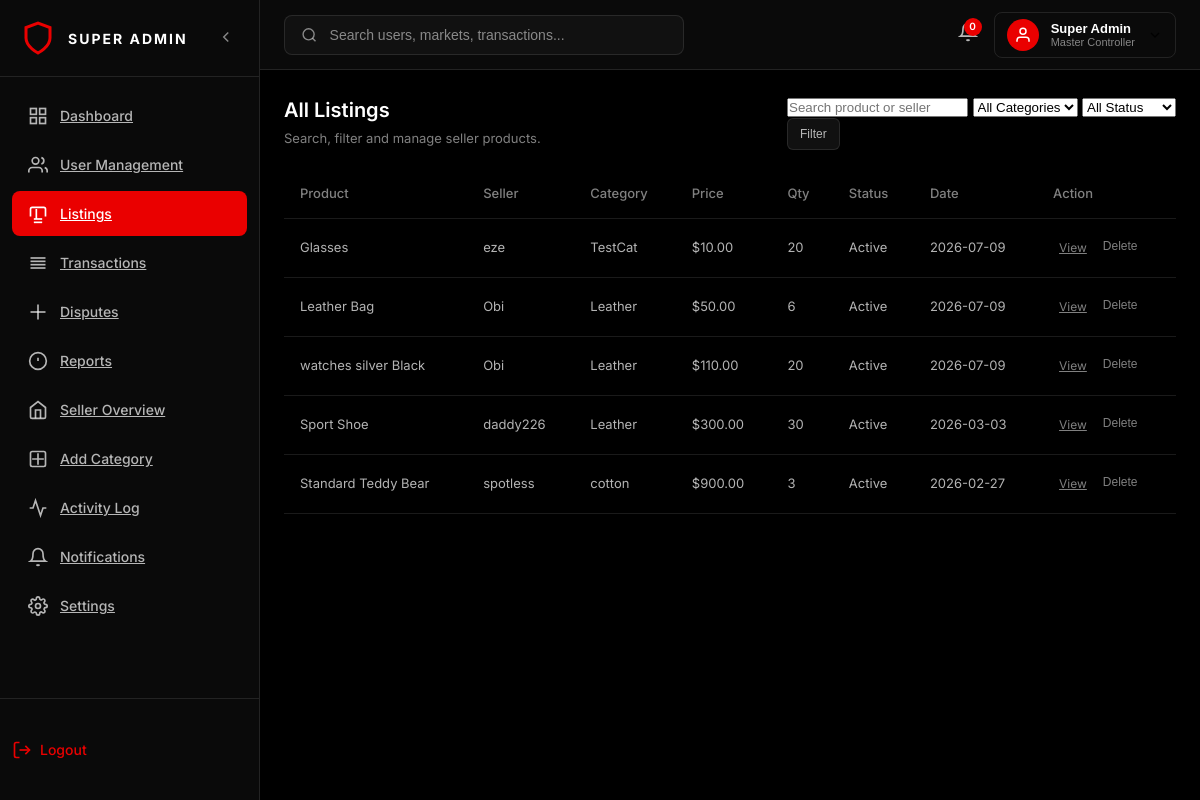
/super/admin/listings/ (signed in), run on an earlier commit of the app's database.
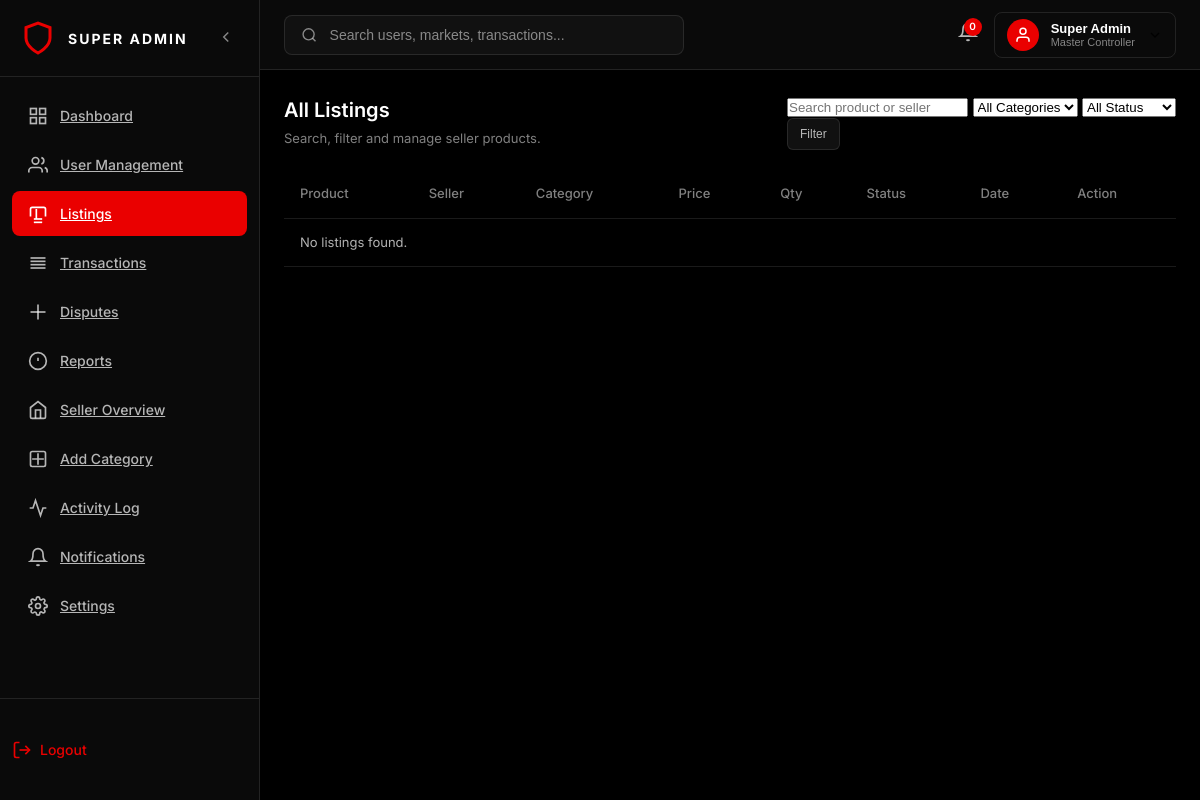
And on a later commit of the database.
### multi/models.py (models this page shows, shortened)
class Product(models.Model):
    PRODUCT_TYPE_CHOICES = [
        ('physical', 'Physical'),
        ('digital', 'Digital'),
    ]
    seller = models.ForeignKey(
        settings.AUTH_USER_MODEL,
        on_delete=models.CASCADE,
        related_name='products'
    )
    name = models.CharField(max_length=255)
    slug = models.SlugField(max_length=255, unique=True, blank=True)
    category = models.ForeignKey(Category, on_delete=models.SET_NULL, null=True, blank=True)
    sku = models.CharField(max_length=100, blank=True, null=True)
    description = models.TextField()
    price = models.DecimalField(max_digits=12, decimal_places=2)
    old_price = models.DecimalField(max_digits=12, decimal_places=2, blank=True, null=True)
    quantity = models.PositiveIntegerField()
    product_type = models.CharField(max_length=10, choices=PRODUCT_TYPE_CHOICES, default='physical')
    specifications = models.JSONField(default=list, blank=True)
    front_image = models.ImageField(upload_to='products/', blank=True, null=True)
    back_image = models.ImageField(upload_to='products/', blank=True, null=True)
    side_image = models.ImageField(upload_to='products/', blank=True, null=True)
    extra_image = models.ImageField(upload_to='products/', blank=True, null=True)
    created_at = models.DateTimeField(auto_now_add=True)

class User(AbstractUser):
    ROLE_CHOICES = (
        ('buyer', 'Buyer'),
        ('seller', 'Seller'),
        ('both', 'Buyer & Seller'),
    )
    role = models.CharField(
        max_length=10,
        choices=ROLE_CHOICES,
        default='buyer'
    )
    profile_image = models.ImageField(upload_to='profiles/', blank=True, null=True)
    phone = models.CharField(max_length=20, blank=True)
    bio = models.TextField(blank=True)

class Category(models.Model):
    name = models.CharField(max_length=255, unique=True)
    slug = models.SlugField(max_length=255, unique=True, blank=True)
    description = models.TextField(blank=True, null=True)
    image = models.ImageField(upload_to='category_images/', blank=True, null=True)
    created_at = models.DateTimeField(auto_now_add=True)

### multi/views.py (the view)
# urls.py: path('super/admin/listings/', views.admin_listings, name='admin_listings'),
@super_admin_required
def admin_listings(request):
    products = Product.objects.select_related('seller', 'category').order_by('-created_at')
    search_query = request.GET.get('search', '')
    status_filter = request.GET.get('status', 'all')
    category_id = request.GET.get('category', 'all')
    if search_query:
        products = products.filter(
            Q(name__icontains=search_query) |
            Q(seller__username__icontains=search_query)
        )
    if status_filter == 'active':
        products = products.filter(quantity__gt=0)
    elif status_filter == 'out_of_stock':
        products = products.filter(quantity=0)
    if category_id != 'all':
        products = products.filter(category_id=category_id)
    categories = Category.objects.all().order_by('name')
    paginator = Paginator(products, 15)
    page_number = request.GET.get('page')
    page_obj = paginator.get_page(page_number)
    return render(request, 'super_admin/listings.html', {
        'page_obj': page_obj,
        'search_query': search_query,
        'status_filter': status_filter,
        'category_id': category_id,
        'categories': categories,
    })

### multi/context_processors.py (called while the page is built, shortened)
def seller_context(request):
    notifications = []
    notification_count = 0
    if request.user.is_authenticated:
        orders = OrderItem.objects.filter(product__seller=request.user)
        for order in orders:
            order.check_expiry()
        if request.user.is_superuser:
            messages = ContactMessage.objects.filter(status='unread').order_by('-created_at')[:5]
            notification_count = messages.count()
        return {
            'pending_orders': orders.filter(status='Pending').count(),
            'dashboard_notifications': notifications,
            'dashboard_notifications_count': notification_count,
        }
    return {
        'pending_orders': 0,
        'dashboard_notifications': [],
        'dashboard_notifications_count': 0,
    }

### multi/utils.py (called while the page is built)
def super_admin_required(view_func):
    @wraps(view_func)
    def _wrapped_view(request, *args, **kwargs):
        if not request.user.is_authenticated or not request.user.is_superuser:
            return redirect('home')  # or login page
        return view_func(request, *args, **kwargs)
    return _wrapped_view

### multi/templates/super_admin/listings.html (shortened to what this page needs)
{% extends 'super_admin/admin_base.html' %}
{% load static %}
{% block listings_active %}active{% endblock %}
{% block content %}
<div class="users-table-container">
    <div class="section-header">
        <div>
            <h2>All Listings</h2>
            <p>Search, filter and manage seller products.</p>
        </div>
        <form method="get" class="filter-form">
            <input type="text" name="search" placeholder="Search product or seller" value="{{ search_query }}">
            <select name="category">
                <option value="all">All Categories</option>
            </select>
            <select name="status">
                <option value="all" {% if status_filter == 'all' %}selected{% endif %}>All Status</option>
            </select>
            <button type="submit" class="action-btn">Filter</button>
        </form>
    </div>
    <table class="users-table">
        <thead>
            <tr>
                <th>Product</th>
                <th>Seller</th>
                <th>Category</th>
                <th>Price</th>
                <th>Qty</th>
                <th>Status</th>
                <th>Date</th>
                <th>Action</th>
            </tr>
        </thead>
        <tbody>
            {% for product in page_obj %}
            <tr>
                <td>{{ product.name }}</td>
                <td>{{ product.seller.username }}</td>
                <td>{% if product.category %}{{ product.category.name }}{% else %}Uncategorized{% endif %}</td>
                <td>${{ product.price|floatformat:2 }}</td>
                <td>{{ product.quantity }}</td>
                <td>{% if product.quantity > 0 %}Active{% else %}Out of stock{% endif %}</td>
                <td>{{ product.created_at|date:"Y-m-d" }}</td>
                <td>
                    <div class="action-buttons">
                        <a href="{% url 'admin_product_detail' product.id %}" class="action-btn">View</a>
                        <form method="post" action="{% url 'admin_delete_product' product.id %}" onsubmit="return confirm('Delete this product?');">
                            <button type="submit" class="action-btn danger">Delete</button>
                        </form>
                    </div>
                </td>
            </tr>
            {% empty %}
            <tr><td colspan="8">No listings found.</td></tr>
            {% endfor %}
        </tbody>
    </table>
</div>
{% endblock %}

### multi/templates/super_admin/admin_base.html (shortened to what this page needs)
{% load static %}
<!DOCTYPE html>
<html lang="en">
<head>
    <link rel="stylesheet" href="{% static 'css/styless.css' %}">
</head>
<body>
    <div class="admin-dashboard">
        <aside class="sidebar" id="sidebar">
            <div class="sidebar-header">
                <div class="logo">
                    <svg class="logo-icon" viewBox="0 0 24 24" fill="none" stroke="currentColor" stroke-width="2">
                        <path d="M12 22s8-4 8-10V5l-8-3-8 3v7c0 6 8 10 8 10z"/>
                    </svg>
                    <span class="logo-text">SUPER ADMIN</span>
                </div>
                <button class="collapse-btn" id="collapseBtn">
                    <svg viewBox="0 0 24 24" fill="none" stroke="currentColor" stroke-width="2" width="18" height="18">
                        <path d="M15 18l-6-6 6-6"/>
                    </svg>
                </button>
            </div>
            <nav class="sidebar-nav">
                <a href="{% url 'super_admin' %}" class="nav-item {% block dashboard_active %}{% endblock %}">
                    <svg viewBox="0 0 24 24" fill="none" stroke="currentColor" stroke-width="2" width="20" height="20">
                        <rect x="3" y="3" width="7" height="7"/>
                        <rect x="14" y="3" width="7" height="7"/>
                        <rect x="14" y="14" width="7" height="7"/>
                        <rect x="3" y="14" width="7" height="7"/>
                    </svg>
                    <span>Dashboard</span>
                </a>
                <a href="{% url 'users' %}" class="nav-item {% block users_active %}{% endblock %}">
                    <svg viewBox="0 0 24 24" fill="none" stroke="currentColor" stroke-width="2" width="20" height="20">
                        <path d="M17 21v-2a4 4 0 0 0-4-4H5a4 4 0 0 0-4 4v2"/>
                        <circle cx="9" cy="7" r="4"/>
                        <path d="M23 21v-2a4 4 0 0 0-3-3.87"/>
                        <path d="M16 3.13a4 4 0 0 1 0 7.75"/>
                    </svg>
                    <span>User Management</span>
                </a>
                <a href="{% url 'admin_listings' %}" class="nav-item {% block listings_active %}{% endblock %}">
                    <svg viewBox="0 0 24 24" fill="none" stroke="currentColor" stroke-width="2" width="20" height="20">
                        <path d="M21 15V6a2 2 0 0 0-2-2H5a2 2 0 0 0-2 2v9"/>
                        <path d="M7 18h10"/>
                        <path d="M7 22h10"/>
                        <path d="M10 6v12"/>
                    </svg>
                    <span>Listings</span>
                </a>
                <a href="{% url 'admin_transactions' %}" class="nav-item {% block transactions_active %}{% endblock %}">
                    <svg viewBox="0 0 24 24" fill="none" stroke="currentColor" stroke-width="2" width="20" height="20">
                        <path d="M3 10h18"/>
                        <path d="M3 6h18"/>
                        <path d="M3 14h18"/>
                        <path d="M3 18h18"/>
                    </svg>
                    <span>Transactions</span>
                </a>
                <a href="{% url 'admin_disputes_list' %}" class="nav-item {% block disputes_active %}{% endblock %}">
                    <svg viewBox="0 0 24 24" fill="none" stroke="currentColor" stroke-width="2" width="20" height="20">
                        <path d="M3 12h18"/>
                        <path d="M12 3v18"/>
                    </svg>
                    <span>Disputes</span>
                </a>
                <a href="{% url 'admin_reports' %}" class="nav-item {% block reports_active %}{% endblock %}">
                    <svg viewBox="0 0 24 24" fill="none" stroke="currentColor" stroke-width="2" width="20" height="20">
                        <path d="M12 2a10 10 0 1 0 10 10A10 10 0 0 0 12 2z"/>
                        <path d="M12 8v4"/>
                        <path d="M12 16h.01"/>
                    </svg>
                    <span>Reports</span>
                </a>
                <a href="{% url 'markets' %}" class="nav-item {% block markets_active %}{% endblock %}">
                    <svg viewBox="0 0 24 24" fill="none" stroke="currentColor" stroke-width="2" width="20" height="20">
                        <path d="M3 9l9-7 9 7v11a2 2 0 0 1-2 2H5a2 2 0 0 1-2-2z"/>
                        <polyline points="9 22 9 12 15 12 15 22"/>
                    </svg>
                    <span>Seller Overview</span>
                </a>
                <a href="{% url 'add_category' %}" class="nav-item {% block add_category_active %}{% endblock %}">
                    <svg viewBox="0 0 24 24" fill="none" stroke="currentColor" stroke-width="2" width="20" height="20">
                        <path d="M12 5v14M5 12h14" />
                        <rect x="3" y="3" width="18" height="18" rx="2" ry="2"/>
                    </svg>
                    <span>Add Category</span>
                </a>
                <a href="{% url 'activity' %}" class="nav-item {% block activity_active %}{% endblock %}">
                    <svg viewBox="0 0 24 24" fill="none" stroke="currentColor" stroke-width="2" width="20" height="20">
                        <polyline points="22 12 18 12 15 21 9 3 6 12 2 12"/>
                    </svg>
                    <span>Activity Log</span>
                </a>
                <a href="{% url 'admin_notifications' %}" class="nav-item {% block notifications_active %}{% endblock %}">
                    <svg viewBox="0 0 24 24" fill="none" stroke="currentColor" stroke-width="2" width="20" height="20">
                        <path d="M18 8A6 6 0 0 0 6 8c0 7-3 9-3 9h18s-3-2-3-9"/>
                        <path d="M13.73 21a2 2 0 0 1-3.46 0"/>
                    </svg>
                    <span>Notifications</span>
                </a>
                <a href="{% url 'admin_settings' %}" class="nav-item {% block settings_active %}{% endblock %}">
                    <span>Settings</span>
                </a>
            </nav>
            <div class="sidebar-footer">
                <form action="{% url 'logout' %}" method="post" class="nav-item logout" style="display:inline;">
                    <button type="submit" style="all: unset; cursor: pointer; display: flex; align-items: center; gap: 8px;">
                        <svg viewBox="0 0 24 24" fill="none" stroke="currentColor" stroke-width="2" width="20" height="20">
                            <path d="M9 21H5a2 2 0 0 1-2-2V5a2 2 0 0 1 2-2h4"/>
                            <polyline points="16 17 21 12 16 7"/>
                            <line x1="21" y1="12" x2="9" y2="12"/>
                        </svg>
                        <span>Logout</span>
                    </button>
                </form>
            </div>
        </aside>
        <main class="main-content" id="mainContent">
            <header class="dashboard-header">
                <div class="header-search">
                    <svg viewBox="0 0 24 24" fill="none" stroke="currentColor" stroke-width="2" width="18" height="18">
                        <circle cx="11" cy="11" r="8"/>
                        <path d="M21 21l-4.35-4.35"/>
                    </svg>
                    <input type="text" placeholder="Search users, markets, transactions...">
                </div>
                <div class="header-actions">
                    <a href="{% url 'admin_notifications' %}" class="notification-btn">
                        <span class="notification-badge">{{ dashboard_notifications_count|default:0 }}</span>
                    </a>
                    <div class="profile-dropdown">
                        <button class="profile-btn" id="profileBtn">
                            <div class="avatar">
                                <svg viewBox="0 0 24 24" fill="none" stroke="currentColor" stroke-width="2" width="18" height="18">
                                    <path d="M20 21v-2a4 4 0 0 0-4-4H8a4 4 0 0 0-4 4v2"/>
                                    <circle cx="12" cy="7" r="4"/>
                                </svg>
                            </div>
                            <div class="profile-info">
                                <span class="profile-name">Super Admin</span>
                                <span class="profile-role">Master Controller</span>
                            </div>
                            <svg viewBox="0 0 24 24" fill="none" stroke="currentColor" stroke-width="2" width="16" height="16">
                                <polyline points="6 9 12 15 18 9"/>
                            </svg>
                        </button>
                    </div>
                </div>
            </header>
            <div class="dashboard-content">
                {% block content %}{% endblock %}
            </div>
        </main>
    </div>
</body>
</html>

What changed in the data, as far as the page shows it:
removed Product: name "Glasses", seller.username "eze", category.name "TestCat", price "10.00", quantity "20", shows "Active", created_at "2026-07-09"
removed Product: name "Leather Bag", seller.username "Obi", category.name "Leather", price "50.00", quantity "6", shows "Active", created_at "2026-07-09"
removed Product: name "watches silver Black", seller.username "Obi", category.name "Leather", price "110.00", quantity "20", shows "Active", created_at "2026-07-09"
removed Product: name "Sport Shoe", seller.username "daddy226", category.name "Leather", price "300.00", quantity "30", shows "Active", created_at "2026-03-03"
removed Product: name "Standard Teddy Bear", seller.username "spotless", category.name "cotton", price "900.00", quantity "3", shows "Active", created_at "2026-02-27"
Also different on the page:
text now shown: "No listings found."
